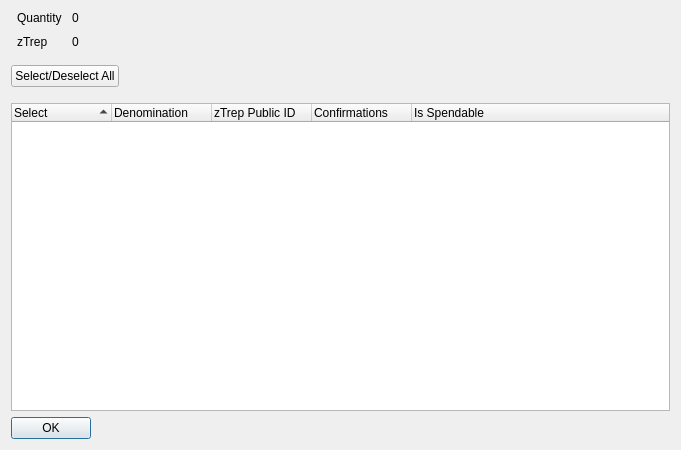
<?xml version="1.0" encoding="UTF-8"?>
<ui version="4.0">
 <class>ZTrepControlDialog</class>
 <widget class="QDialog" name="ZTrepControlDialog">
  <property name="geometry">
   <rect>
    <x>0</x>
    <y>0</y>
    <width>681</width>
    <height>450</height>
   </rect>
  </property>
  <property name="minimumSize">
   <size>
    <width>681</width>
    <height>450</height>
   </size>
  </property>
  <property name="windowTitle">
   <string>Select zTrep to Spend</string>
  </property>
  <layout class="QVBoxLayout" name="verticalLayout" stretch="0,0,0,0">
   <item>
    <layout class="QHBoxLayout" name="horizontalLayout" stretch="0,0">
     <property name="spacing">
      <number>-1</number>
     </property>
     <property name="bottomMargin">
      <number>10</number>
     </property>
     <item>
      <layout class="QFormLayout" name="formLayout">
       <property name="horizontalSpacing">
        <number>10</number>
       </property>
       <property name="verticalSpacing">
        <number>10</number>
       </property>
       <property name="leftMargin">
        <number>6</number>
       </property>
       <property name="rightMargin">
        <number>6</number>
       </property>
       <item row="0" column="0">
        <widget class="QLabel" name="labelQuantity">
         <property name="text">
          <string>Quantity</string>
         </property>
        </widget>
       </item>
       <item row="0" column="1">
        <widget class="QLabel" name="labelQuantity_int">
         <property name="text">
          <string>0</string>
         </property>
        </widget>
       </item>
       <item row="1" column="0">
        <widget class="QLabel" name="labelZTrep">
         <property name="text">
          <string>zTrep</string>
         </property>
        </widget>
       </item>
       <item row="1" column="1">
        <widget class="QLabel" name="labelZTrep_int">
         <property name="text">
          <string>0</string>
         </property>
        </widget>
       </item>
      </layout>
     </item>
     <item>
      <spacer name="horizontalSpacer_2">
       <property name="orientation">
        <enum>Qt::Horizontal</enum>
       </property>
       <property name="sizeHint" stdset="0">
        <size>
         <width>40</width>
         <height>20</height>
        </size>
       </property>
      </spacer>
     </item>
    </layout>
   </item>
   <item>
    <layout class="QHBoxLayout" name="horizontalLayout3" stretch="0,0">
     <property name="spacing">
      <number>14</number>
     </property>
     <property name="bottomMargin">
      <number>10</number>
     </property>
     <item>
      <widget class="QPushButton" name="pushButtonAll">
       <property name="text">
        <string>Select/Deselect All</string>
       </property>
      </widget>
     </item>
     <item>
      <spacer name="horizontalSpacer">
       <property name="orientation">
        <enum>Qt::Horizontal</enum>
       </property>
       <property name="sizeHint" stdset="0">
        <size>
         <width>40</width>
         <height>20</height>
        </size>
       </property>
      </spacer>
     </item>
    </layout>
   </item>
   <item>
    <widget class="QTreeWidget" name="treeWidget">
     <property name="sizePolicy">
      <sizepolicy hsizetype="Expanding" vsizetype="Expanding">
       <horstretch>0</horstretch>
       <verstretch>0</verstretch>
      </sizepolicy>
     </property>
     <property name="minimumSize">
      <size>
       <width>0</width>
       <height>250</height>
      </size>
     </property>
     <property name="alternatingRowColors">
      <bool>true</bool>
     </property>
     <property name="sortingEnabled">
      <bool>true</bool>
     </property>
     <property name="columnCount">
      <number>5</number>
     </property>
     <attribute name="headerDefaultSectionSize">
      <number>100</number>
     </attribute>
     <column>
      <property name="text">
       <string notr="true">Select</string>
      </property>
     </column>
     <column>
      <property name="text">
       <string notr="true">Denomination</string>
      </property>
     </column>
     <column>
      <property name="text">
       <string notr="true">zTrep Public ID</string>
      </property>
     </column>
     <column>
      <property name="text">
       <string notr="true">Confirmations</string>
      </property>
     </column>
     <column>
      <property name="text">
       <string>Is Spendable</string>
      </property>
     </column>
    </widget>
   </item>
   <item>
    <widget class="QDialogButtonBox" name="buttonBox">
     <property name="sizePolicy">
      <sizepolicy hsizetype="Maximum" vsizetype="Fixed">
       <horstretch>0</horstretch>
       <verstretch>0</verstretch>
      </sizepolicy>
     </property>
     <property name="orientation">
      <enum>Qt::Horizontal</enum>
     </property>
     <property name="standardButtons">
      <set>QDialogButtonBox::Ok</set>
     </property>
    </widget>
   </item>
  </layout>
 </widget>
 <resources/>
 <connections>
  <connection>
   <sender>buttonBox</sender>
   <signal>accepted()</signal>
   <receiver>ZTrepControlDialog</receiver>
   <slot>accept()</slot>
   <hints>
    <hint type="sourcelabel">
     <x>248</x>
     <y>254</y>
    </hint>
    <hint type="destinationlabel">
     <x>157</x>
     <y>274</y>
    </hint>
   </hints>
  </connection>
  <connection>
   <sender>buttonBox</sender>
   <signal>rejected()</signal>
   <receiver>ZTrepControlDialog</receiver>
   <slot>reject()</slot>
   <hints>
    <hint type="sourcelabel">
     <x>316</x>
     <y>260</y>
    </hint>
    <hint type="destinationlabel">
     <x>286</x>
     <y>274</y>
    </hint>
   </hints>
  </connection>
 </connections>
</ui>
